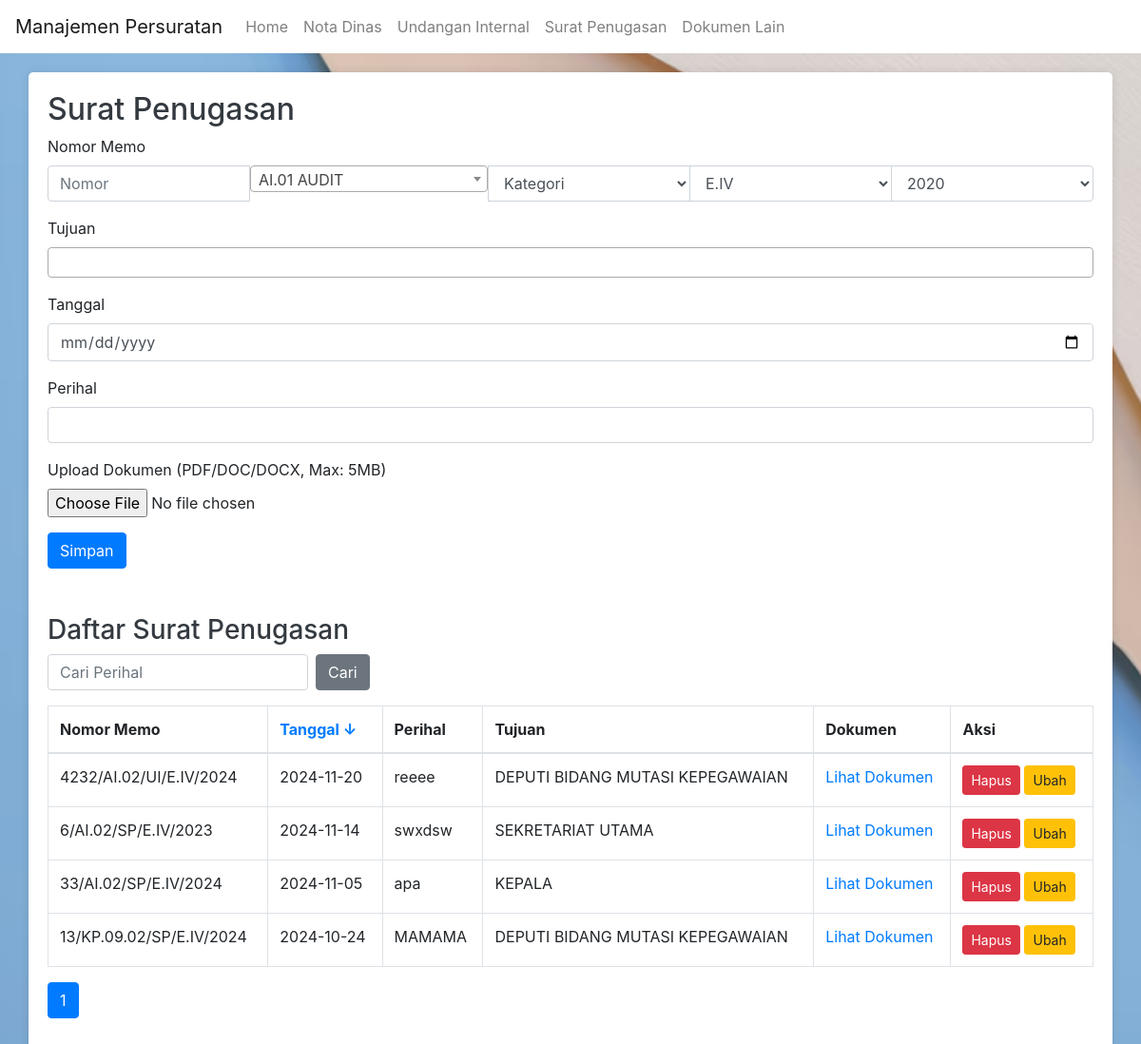
The app's page /surat_penugasan.php with its own data.
### tables this page shows
CREATE TABLE `surat_penugasan` (
  `id` int(11) NOT NULL AUTO_INCREMENT,
  `nomor_memo` varchar(255) NOT NULL,
  `tanggal` date NOT NULL,
  `perihal` varchar(255) NOT NULL,
  `tujuan` varchar(255) NOT NULL,
  `dokumen` varchar(255) DEFAULT NULL,
  PRIMARY KEY (`id`)
);

### surat_penugasan.php (the view, shortened to what this page needs)
<?php
include 'config.php';
$search_query = '';
$sort_order = 'desc';
$limit = 10;
$page = isset($_GET['page']) ? $_GET['page'] : 1;
$offset = ($page - 1) * $limit;
$sql_total = "SELECT COUNT(*) as total FROM surat_penugasan WHERE perihal LIKE '%$search_query%'";
$result_total = $conn->query($sql_total);
$row_total = $result_total->fetch_assoc();
$total_records = $row_total['total'];
$total_pages = ceil($total_records / $limit);
$sql = "SELECT * FROM surat_penugasan WHERE perihal LIKE '%$search_query%' ORDER BY tanggal $sort_order LIMIT $limit OFFSET $offset";
$result = $conn->query($sql);
?>
<!DOCTYPE html>
<html lang="en">
<head>
    <link rel="stylesheet" href="https://maxcdn.bootstrapcdn.com/bootstrap/4.0.0/css/bootstrap.min.css">
    <link href="https://cdnjs.cloudflare.com/ajax/libs/select2/4.0.13/css/select2.min.css" rel="stylesheet" />
</head>
<body>
<nav class="navbar navbar-expand-lg navbar-light">
    <a class="navbar-brand" href="#">Manajemen Persuratan</a>
    <div class="collapse navbar-collapse">
        <ul class="navbar-nav mr-auto">
            <li class="nav-item"><a class="nav-link" href="dashboard.php">Home</a></li>
            <li class="nav-item"><a class="nav-link" href="nota_dinas.php">Nota Dinas</a></li>
            <li class="nav-item"><a class="nav-link" href="undangan_internal.php">Undangan Internal</a></li>
            <li class="nav-item"><a class="nav-link" href="surat_penugasan.php">Surat Penugasan</a></li>
            <li class="nav-item"><a class="nav-link" href="dokumen_lain_lain.php">Dokumen Lain</a></li>
        </ul>
    </div>
</nav>
<div class="container">
    <h2>Surat Penugasan</h2>
    <form method="POST" action="" enctype="multipart/form-data">
        <div class="form-group">
            <label>Nomor Memo</label>
            <div class="input-group mb-3">
                <input type="number" name="nomor" class="form-control" placeholder="Nomor" required>
                <select name="kategori" class="form-control" required>
                    <option value="">Kategori</option>
                </select>
                <select name="kode_unit" class="form-control" required>
                    <option value="E.IV">E.IV</option>
                </select>
                <select name="tahun" class="form-control" required>
                    <option value="2020">2020</option>
                </select>
            </div>
        </div>
        <div class="form-group">
            <label>Tujuan</label>
        </div>
        <div class="form-group">
            <label>Tanggal</label>
            <input type="date" name="tanggal" class="form-control" required>
        </div>
        <div class="form-group">
            <label>Perihal</label>
            <input type="text" name="perihal" class="form-control" required>
        </div>
        <div class="form-group">
            <label>Upload Dokumen (PDF/DOC/DOCX, Max: 5MB)</label>
            <input type="file" name="dokumen" class="form-control-file" required>
        </div>
        <button type="submit" class="btn btn-primary">Simpan</button>
    </form>
    <h3 class="mt-5">Daftar Surat Penugasan</h3>
    <form method="GET" class="form-inline mb-3">
        <input type="text" name="search" value="<?= htmlspecialchars($search_query) ?>" class="form-control mr-2" placeholder="Cari Perihal">
        <button type="submit" class="btn btn-secondary">Cari</button>
    </form>
    <table class="table table-bordered">
        <thead>
            <tr>
                <th>Nomor Memo</th>
                <th><a href="?search=<?= htmlspecialchars($search_query) ?>&sort=<?= $sort_order == 'asc' ? 'desc' : 'asc' ?>">Tanggal <?= $sort_order == 'asc' ? '↑' : '↓' ?></a></th>
                <th>Perihal</th>
                <th>Tujuan</th>
                <th>Dokumen</th>
                <th>Aksi</th>
            </tr>
        </thead>
        <tbody>
            <?php while ($row = $result->fetch_assoc()): ?>
                <tr>
                    <td><?= $row['nomor_memo'] ?></td>
                    <td><?= $row['tanggal'] ?></td>
                    <td><?= $row['perihal'] ?></td>
                    <td><?= $row['tujuan'] ?></td>
                    <td><a href="uploads/<?= $row['dokumen'] ?>" target="_blank">Lihat Dokumen</a></td>
                    <td>
                        <a href="?delete_id=<?= $row['id'] ?>" class="btn btn-danger btn-sm" onclick="return confirm('Yakin ingin menghapus?')">Hapus</a>
                        <a href="edit_surat_penugasan.php?id=<?= $row['id'] ?>" class="btn btn-warning btn-sm">Ubah</a>
                    </td>
                </tr>
            <?php endwhile; ?>
        </tbody>
    </table>
    <nav aria-label="Page navigation">
        <ul class="pagination">
            <?php for ($i = 1; $i <= $total_pages; $i++): ?>
                <li class="page-item <?= $i == $page ? 'active' : '' ?>">
                    <a class="page-link" href="?page=<?= $i ?>&search=<?= htmlspecialchars($search_query) ?>&sort=<?= $sort_order ?>"><?= $i ?></a>
                </li>
            <?php endfor; ?>
        </ul>
    </nav>
</div>
</body>
</html>

### surat_penugasan.php (style rules this page uses)
body { background-image: url('ocean-blue-copy-space-abstract-paper-waves_23-2148319152.avif'); background-size: cover; background-repeat: no-repeat; background-position: center; }
body { background-color: #f8f9fa; padding-top: 56px; }
h2, h3 { color: #343a40; }
.navbar { position: fixed; top: 0; width: 100%; z-index: 1030; background-color: #ffffff; }
.navbar a { color: #ffffff; }
.container { margin-top: 20px; padding: 20px; background-color: #ffffff; border-radius: 5px; box-shadow: 0 0 10px rgba(0, 0, 0, 0.1); }

### records on screen
surat_penugasan: nomor_memo "4232/AI.02/UI/E.IV/2024", tanggal "2024-11-20", perihal "reeee", tujuan "DEPUTI BIDANG MUTASI KEPEGAWAIAN"
surat_penugasan: nomor_memo "6/AI.02/SP/E.IV/2023", tanggal "2024-11-14", perihal "swxdsw", tujuan "SEKRETARIAT UTAMA"
surat_penugasan: nomor_memo "33/AI.02/SP/E.IV/2024", tanggal "2024-11-05", perihal "apa", tujuan "KEPALA"
surat_penugasan: nomor_memo "13/KP.09.02/SP/E.IV/2024", tanggal "2024-10-24", perihal "MAMAMA", tujuan "DEPUTI BIDANG MUTASI KEPEGAWAIAN"
